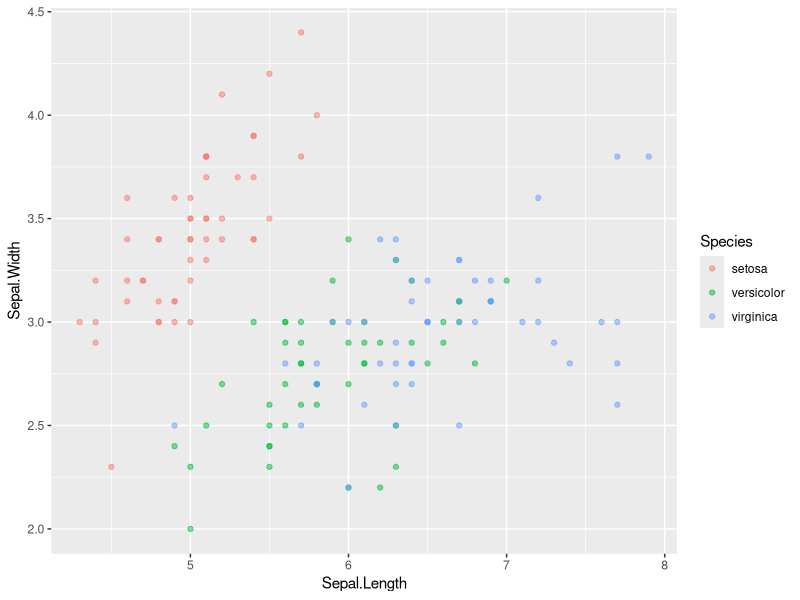
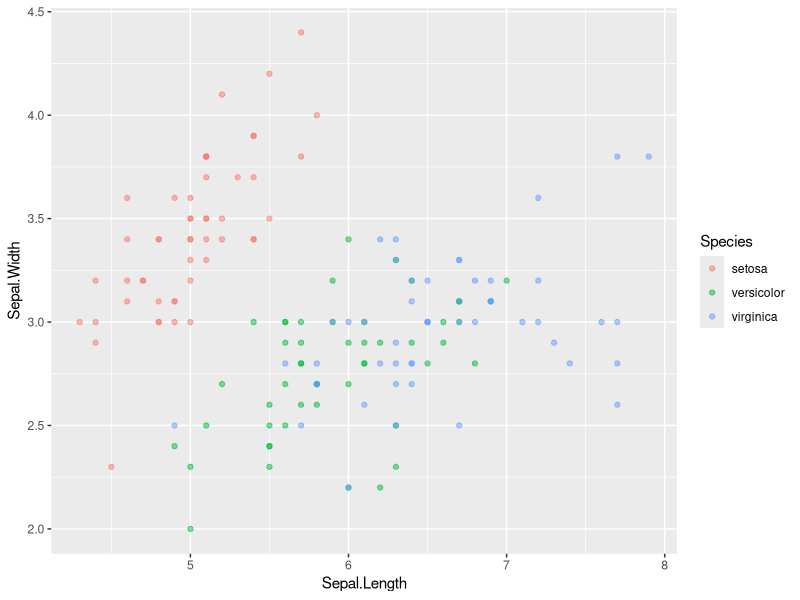

Write the R code that produced these figures, in order.
## ---- chunk 1
knitr::opts_chunk$set(echo = TRUE)
## ---- chunk 2
summary(iris)
## ---- chunk 3
a <- summary(iris)
print(a)
## ---- chunk 4
summarya <- summary(iris)
print(a)
## ---- chunk 5
a <- summary(iris)
print(a)
## ---- chunk 6
library("tidyverse")
library("ggplot2")
iris %>% ggplot(aes(x=Sepal.Length, y=Sepal.Width, group=Species, colour=Species)) +
                  geom_point(alpha=0.5)
## ---- chunk 7
iris %>% ggplot(aes(x=Sepal.Length, y=Sepal.Width, group=Species, colour=Species)) +
                  geom_point(alpha=0.5)
## ---- chunk 8
iris %>% knitr::kable(type="html")
